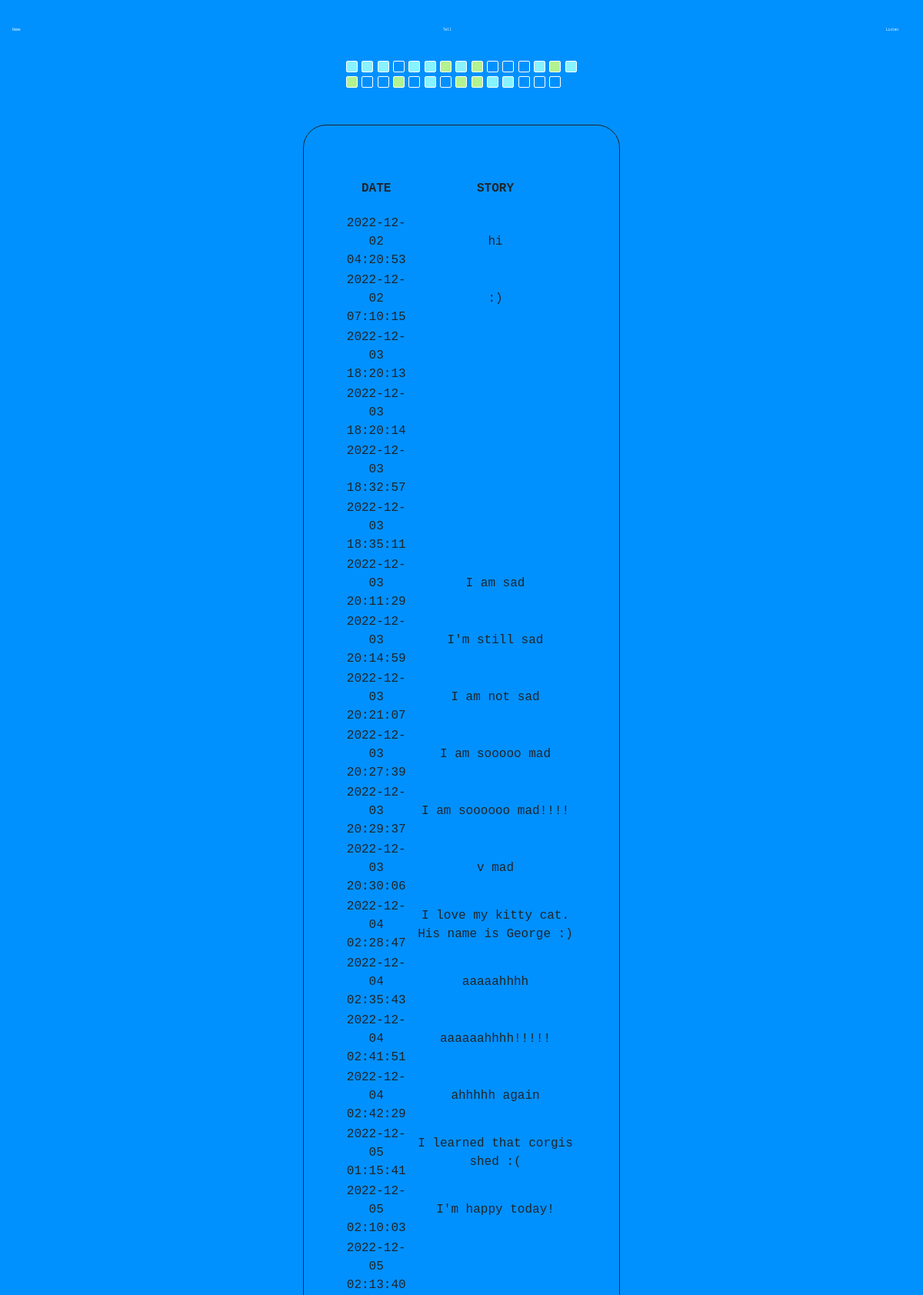
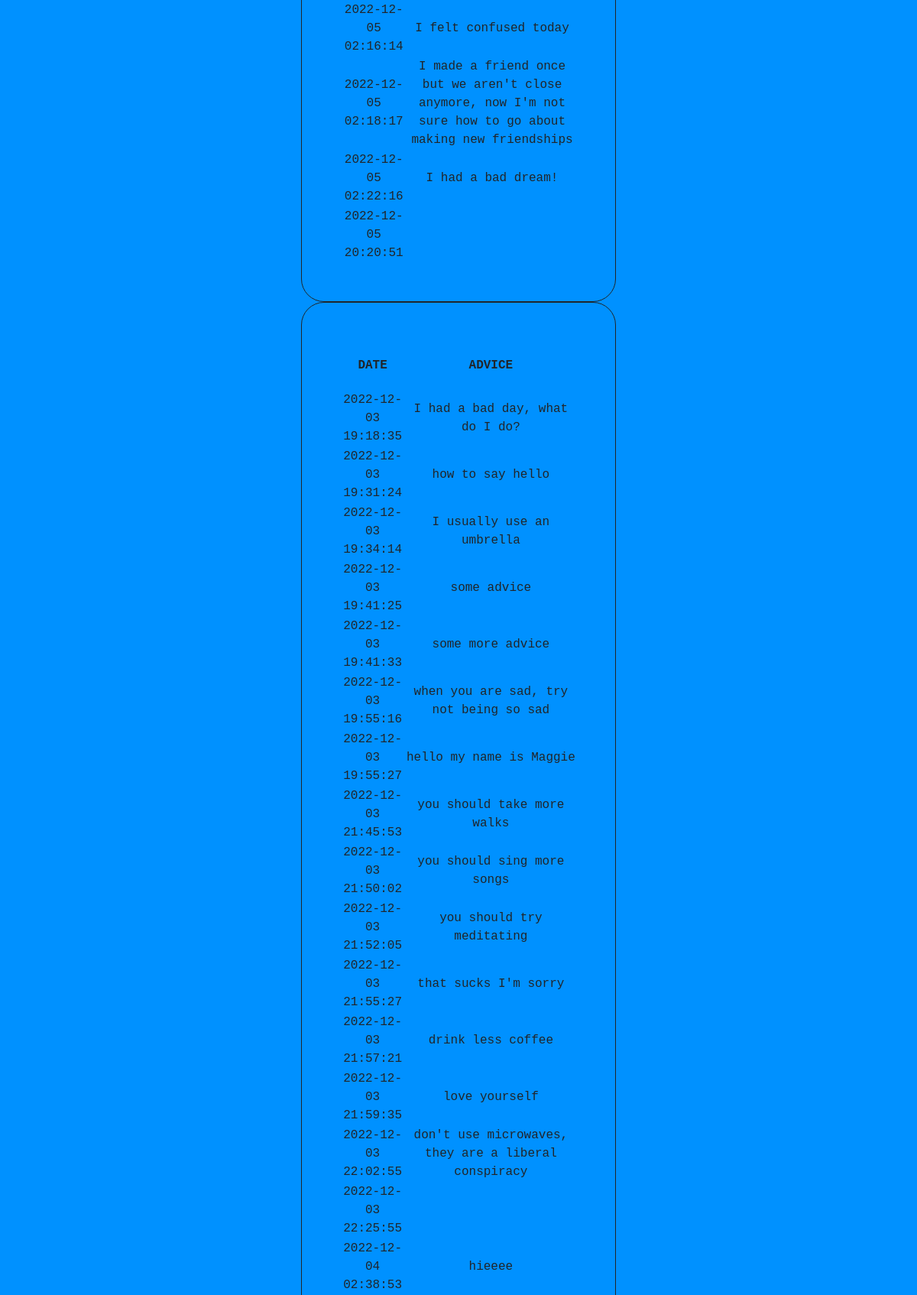
/listen (upper part), run on the app's committed database (2 pictures, top to bottom).
### tables this page shows
CREATE TABLE tags (
                post_id INTEGER,
                reply_id INTEGER,
                tag INTEGER,
                FOREIGN KEY(post_id) REFERENCES post(post_id),
                FOREIGN KEY(reply_id) REFERENCES reply(reply_id)
            );

CREATE TABLE post (
                    post_id INTEGER NOT NULL UNIQUE,
                    post_entry TEXT NOT NULL,
                    post_time DATETIME NOT NULL DEFAULT CURRENT_TIMESTAMP,
                    post_replyability text,
                    PRIMARY KEY(post_id AUTOINCREMENT)
                );

CREATE TABLE reply (
                    reply_id INTEGER NOT NULL UNIQUE,
                    post_id INTEGER,
                    reply_entry TEXT NOT NULL,
                    reply_time DATETIME NOT NULL DEFAULT CURRENT_TIMESTAMP,
                    PRIMARY KEY(reply_id AUTOINCREMENT),
                    FOREIGN KEY(post_id) REFERENCES post(post_id)
                );

### app.py (the view)
@app.route("/listen")
def listen():
    moodgraph = db.execute("SELECT * FROM tags")
    stories = db.execute("SELECT * FROM post ORDER BY post_time")
    advice = db.execute("SELECT * FROM reply ORDER BY reply_time")
    return render_template("listen.html", stories=stories, advice=advice, moodgraph=moodgraph)

### templates/listen.html (shortened to what this page needs)
{% extends "layout.html" %}
{% block main %}
<table>
    <thead>
        <tr>
        <th>DATE</th>
        <th>STORY</th>
        </tr>
    </thead>
    <tbody>
        {% for i in stories %}
        <tr>
            <td>{{ i.post_time }}</td>
            <td>{{ i.post_entry }}</td>
        </tr>
        {% endfor %}
    </tbody>
</table>
<table>
    <thead>
        <tr>
        <th>DATE</th>
        <th>ADVICE</th>
        </tr>
    </thead>
    <tbody>
        {% for i in advice %}
        <tr>
            <td>{{ i.reply_time }}</td>
            <td>{{ i.reply_entry }}</td>
        </tr>
        {% endfor %}
    </tbody>
</table>
{% endblock %}

### templates/layout.html (shortened to what this page needs)
<!DOCTYPE html>
<html lang="en">
    <head>
        <link href="https://cdn.jsdelivr.net/npm/bootstrap@5.1.3/dist/css/bootstrap.min.css" rel="stylesheet">
        <link href="/static/styles.css" rel="stylesheet">
    </head>
    <body onload="main()">
        <nav class="navbar">
            <a class="nav-link" href="/">Home</a>
            <div class="dropdown">
                <a class="nav-link" href="/tell">
                    <button class="dropbtn">Tell
                    </button>
                </a>
            </div>
            <div class="dropdown">
                <a class="nav-link" href="/listen">
                    <button class="dropbtn">Listen
                    </button>
                </a>
            </div>
        </nav>
        <div class="grid-area">
            <div class="grid center">
                {% for i in moodgraph %}
                    <div class="moodbox" id="{{ i.tag }}" title="{{ i.tag }}"></div>
                {% endfor %}
            </div>
        </div>
        <main class="container-fluid py-5 text-center">
            {% block main %}{% endblock %}
        </main>
    </body>
</html>

### static/styles.css (style rules this page uses)
:root { --grid-box: 15px; --grid-padding: 2px; --background-color: rgb(0, 145, 255); --text-color: #ffffff; --highlight-color: rgb(0, 162, 255); }
body { text-align: center; text-decoration: none; font-family: 'andale mono', monospace; background-color: var(--background-color); }
a { text-decoration: none; }
nav { float: center; display: inline; text-decoration: none; padding-bottom: 50px; }
.nav-link { float: center; display: inline; text-decoration: none; font-size: 70%; color: var(--text-color) }
.navbar { overflow: hidden; font-size: 40%; }
.navbar a { float: left; color: var(--text-color); text-align: center; padding: 14px 16px; text-decoration: none; }
.dropdown { float: left; overflow: hidden; }
.dropdown .dropbtn { border: none; outline: none; color: var(--text-color); padding: 14px 16px; background-color: inherit; font-family: inherit; margin: 0; }
.moodbox { width: var(--grid-box); height: var(--grid-box); border: 1px solid; border-radius: 2px; border-color: #ffffff; padding: var(--grid-padding); }
#sad { background-color: rgb(136, 243, 255); }
#confused { background-color: rgb(178, 242, 144); }
table { display: block; margin-left: auto; margin-right: auto; width: 35%; border: 1px solid; border-radius: 30px; padding: 50px; color: var(--color); }
th { padding: 20px; margin-left: auto; margin-right: auto; }
.center { margin-left: auto; margin-right: auto; }
.grid-area { width: 25%; margin-left: auto; margin-right: auto; }
.grid { display: grid; grid-template-columns: repeat(auto-fill, minmax(15px, 1fr)); grid-gap: 5px; }
.grid > div { display: grid; place-items: center; }
.grid > div::before { content: ""; display: block; padding-bottom: 100%; grid-area: 1/1/2/2; }

### data on the page
post: post_time "2022-12-02 04:20:53", post_entry "hi"
post: post_time "2022-12-02 07:10:15", post_entry ":)"
post: post_time "2022-12-03 18:20:13"
post: post_time "2022-12-03 18:20:14"
post: post_time "2022-12-03 18:32:57"
post: post_time "2022-12-03 18:35:11"
post: post_time "2022-12-03 20:11:29", post_entry "I am sad"
post: post_time "2022-12-03 20:14:59", post_entry "I'm still sad"
post: post_time "2022-12-03 20:21:07", post_entry "I am not sad"
post: post_time "2022-12-03 20:27:39", post_entry "I am sooooo mad"
post: post_time "2022-12-03 20:29:37", post_entry "I am soooooo mad!!!!"
post: post_time "2022-12-03 20:30:06", post_entry "v mad"
post: post_time "2022-12-04 02:28:47", post_entry "I love my kitty cat. His name is George :)"
post: post_time "2022-12-04 02:35:43", post_entry "aaaaahhhh"
post: post_time "2022-12-04 02:41:51", post_entry "aaaaaahhhh!!!!!"
post: post_time "2022-12-04 02:42:29", post_entry "ahhhhh again"
post: post_time "2022-12-05 01:15:41", post_entry "I learned that corgis shed :("
post: post_time "2022-12-05 02:10:03", post_entry "I'm happy today!"
post: post_time "2022-12-05 02:13:40"
post: post_time "2022-12-05 02:16:14", post_entry "I felt confused today"
post: post_time "2022-12-05 02:18:17", post_entry "I made a friend once but we aren't close anymore, now I'm not sure how to go about making new friendships"
post: post_time "2022-12-05 02:22:16", post_entry "I had a bad dream!"
post: post_time "2022-12-05 20:20:51"
reply: reply_time "2022-12-03 19:18:35", reply_entry "I had a bad day, what do I do?"
reply: reply_time "2022-12-03 19:31:24", reply_entry "how to say hello"
reply: reply_time "2022-12-03 19:34:14", reply_entry "I usually use an umbrella"
reply: reply_time "2022-12-03 19:41:25", reply_entry "some advice"
reply: reply_time "2022-12-03 19:41:33", reply_entry "some more advice"
reply: reply_time "2022-12-03 19:55:16", reply_entry "when you are sad, try not being so sad"
reply: reply_time "2022-12-03 19:55:27", reply_entry "hello my name is Maggie"
reply: reply_time "2022-12-03 21:45:53", reply_entry "you should take more walks"
reply: reply_time "2022-12-03 21:50:02", reply_entry "you should sing more songs"
reply: reply_time "2022-12-03 21:52:05", reply_entry "you should try meditating"
reply: reply_time "2022-12-03 21:55:27", reply_entry "that sucks I'm sorry"
reply: reply_time "2022-12-03 21:57:21", reply_entry "drink less coffee"
reply: reply_time "2022-12-03 21:59:35", reply_entry "love yourself"
reply: reply_time "2022-12-03 22:02:55", reply_entry "don't use microwaves, they are a liberal conspiracy"
reply: reply_time "2022-12-03 22:25:55"
reply: reply_time "2022-12-04 02:38:53", reply_entry "hieeee"
